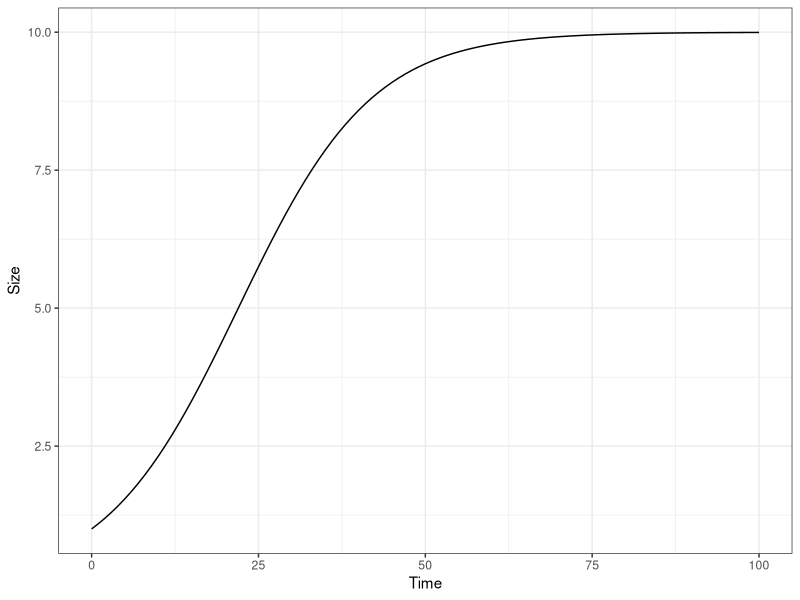

Generate this figure with R: (Note: this script raises an error after producing the figure.)
## ---- chunk 1
knitr::opts_chunk$set(echo = TRUE)
library(ggplot2)

## ---- chunk 2
sigmoid2 <- function(t,Po=Po,K=K,r=r){
  sig_val <- (K*Po*exp(r*t))/(K+Po*(exp(r*t)-1));
  return(sig_val);
}

Po <- 1;
K <- 10;
r <- 0.1;

ggplot(data = data.frame(t=c(0,100)),aes(x=t)) + stat_function(fun = sigmoid2, args = list(Po,K,r)) + ylab("Size") + xlab("Time") + theme_bw()

# Provide edits in PDF 


## ---- chunk 3
knitr::include_graphics("Conceptual_Fig.png")

## ---- chunk 4
log_sigmoid <- function(t,delta=delta,Po=Po,K=K,r=r){
  log_val <- r + (1/delta)*log((K+Po*(exp(r*t)-1))/(K+Po*(exp(r*(t+delta))-1)));
  return(log_val);
}

sigmoid <- function(t,delta,Po=Po,K=K,r=r){
  sig_val <- (1/delta)*(((K*Po*exp(r*(t+delta)))/(K+Po*(exp(r*(t+delta))-1))) - ((K*Po*exp(r*t))/(K+Po*(exp(r*t)-1))));
  return(sig_val);
}

#log(9) - log(7)

Po <- 1;
K <- 10;
r <- 0.1;
delta <- 5 

#log_sigmoid_error(50,Po,K,r,delta)

ggplot(data = data.frame(t=c(0,100)),aes(x=t)) + stat_function(fun = log_sigmoid, args = list(delta,Po,K,r), color = "red") + stat_function(fun = sigmoid, args = list(delta,Po,K,r)) + ylab("Growth Measure") + xlab("Time") 

## ---- chunk 5

RGR_log <- function(t,delta=delta,Po=Po,K=K,r=r){
  log_val <- r + (1/delta)*log((K+Po*(exp(r*t)-1))/(K+Po*(exp(r*(t+delta))-1)));
  return(log_val);
}

RGR_sigmoid <- function(t,Po=Po,K=K,r=r){
  RGR <- (r*exp(-r*t)*(K-Po))/(Po + exp(-r*t)*(K-Po))
  return(RGR); 
}

RGR_lin <- function(t,delta=delta,Po=Po,K=K,r=r){
  line_slope <- (((K*Po*exp(r*(t+delta)))/(K+Po*(exp(r*(t+delta)))-1)) - ((K*Po*exp(r*t))/(K+Po*(exp(r*t)-1))))/(delta);
  #line_function <- (K*Po*exp(r*t1))/(K+Po*(exp(r*t1)-1)) + 
  #line_slope*(t-t1);
  return(line_slope/((K*Po*exp(r*t))/(K+Po*(exp(r*t)-1))));
}

#log(9) - log(7)

Po <- 1;
K <- 10;
r <- 0.1;
delta <- 5

#log_sigmoid_error(50,Po,K,r,delta)

ggplot(data = data.frame(t=c(0,100)),aes(x=t)) + stat_function(fun = RGR_log, args = list(delta,Po,K,r), color = "red") + stat_function(fun = RGR_lin, args = list(delta,Po,K,r), color = "blue") +
  stat_function(fun = RGR_sigmoid, args = list(Po,K,r)) + ylab("RGR (compared)") + xlab("Time") 

## ---- chunk 6
log_sigmoid <- function(t,Po=Po,K=K,r=r){
  log_val <- r + (1/t)*log(K/(K+Po*(exp(r*t)-1)));
  return(log_val);
}


sigmoid <- function(t,Po=Po,K=K,r=r){
  sig_val <- ((K*Po*exp(r*t))/(K+Po*(exp(r*t)-1)) - Po)/t;
  return(sig_val);
}

Po <- 1;
K <- 10;
r <- 0.1;
#log_sigmoid(Po,K,r,t=1)

ggplot(data = data.frame(t=c(0,100)),aes(x=t)) + stat_function(fun = log_sigmoid, args = list(Po,K,r)) + theme_bw()

## ---- chunk 7
t2 <- 14
t1 <- 2

sigmoid2 <- function(t,Po=Po,K=K,r=r){
  sig_val <- (K*Po*exp(r*t))/(K+Po*(exp(r*t)-1));
  return(sig_val);
}

sigmoid_lin_approx <- function(t,t1,t2,Po=Po,K=K,r=r){
  line_slope <- ((K*Po*exp(r*t2))/(K+Po*(exp(r*t2)-1)) - (K*Po*exp(r*t1))/(K+Po*(exp(r*t1)-1)))/(t2-t1);
  line_function <- (K*Po*exp(r*t1))/(K+Po*(exp(r*t1)-1)) + 
  line_slope*(t-t1);
  return(line_function);
}

sigmoid_exp_approx <- function(t,t1,t2,Po=Po,K=K,r=r){
  r_est <- (log(((K*Po*exp(r*t2))/(K+Po*(exp(r*t2)-1)))) - log((K*Po*exp(r*t1))/(K+Po*(exp(r*t1)-1))))/(t2-t1);
  exp_function <- ((K*Po*exp(r*t1))/(K+Po*(exp(r*t1)-1)))*exp(r_est*(t-t1));
  return(exp_function);
}


ggplot(data = data.frame(t=c(0,50)),aes(x=t)) + stat_function(fun = sigmoid2, args = list(Po,K,r)) + stat_function(fun = sigmoid_exp_approx, args = list(t1,t2,Po,K,r), color = "red") +
  stat_function(fun = sigmoid_lin_approx, args = list(t1,t2,Po,K,r),color = "green") +
  theme_bw() + scale_y_continuous(limits = c(0,15))

## ---- chunk 8



t2 <- 25
t1 <- 12


ggplot(data = data.frame(t=c(0,50)),aes(x=t)) + stat_function(fun = sigmoid2, args = list(Po,K,r)) + stat_function(fun = sigmoid_exp_approx, args = list(t1,t2,Po,K,r), color = "red") +
  stat_function(fun = sigmoid_lin_approx, args = list(t1,t2,Po,K,r),color = "green") +
  theme_bw() + scale_y_continuous(limits = c(0,15))




## ---- chunk 9

t2 <- 45
t1 <- 30 


ggplot(data = data.frame(t=c(0,50)),aes(x=t)) + stat_function(fun = sigmoid2, args = list(Po,K,r)) + stat_function(fun = sigmoid_exp_approx, args = list(t1,t2,Po,K,r), color = "red") +
  stat_function(fun = sigmoid_lin_approx, args = list(t1,t2,Po,K,r),color = "green") +
  theme_bw() + scale_y_continuous(limits = c(0,15))



## ---- chunk 10

master_func <- function(t,delta,Po=Po,K=K,r=r){
  log_mu_val_1 <- log((K*Po*exp(r*(t*delta)))/(K+Po*(exp(r*(t*delta))-1)));
  log_mu_val_2 <- log((K*Po*exp(r*((t*delta)+delta)))/(K+Po*(exp(r*((t*delta)+delta))-1)));
  cv_val_1 <- 0.2
 cv_val_2 <- 0.2
 
mu_log_diff <- (log_mu_val_2 - log_mu_val_1 - (1/sqrt(2))*(cv_val_1)^2 + (1/sqrt(2))*cv_val_2^2)/delta;


var_log_diff <- ((cv_val_1^2) + (cv_val_2^2))/delta^2;

cv_log_diff <- sqrt(var_log_diff)/mu_log_diff; 
return(cv_log_diff/cv_val_1);
}

#master_func2 <- n; 
# log_mu_val_1 <- log((K*Po*exp(r*(t*delta)))/(K+Po*(exp(r*(t*delta))-1)));
#  log_mu_val_2 <- log((K*Po*exp(r*((t*delta)+delta)))/(K+Po*(exp(r*((t*delta)+delta))-1)));
#  cv_val_1 <- 0.2
# cv_val_2 <- 0.2
#mu_1 <- exp(log_mu_val_1); 
#sd_1 <- mu_1*cv_val_1;
#mu_2 <- exp(log_mu_val_2);
#sd_2 <- mu_2*cv_val_2; 


ggplot(data = data.frame(t=c(0,50/delta)),aes(x=t)) + stat_function(fun = master_func, args = list(delta,Po,K,r)) + geom_hline(aes(yintercept = 1),color = "red", linetype = "dashed") + theme_bw() + ylab("Dimensionless CV") + xlab("Dimensionless Time")

## ---- chunk 11
r2 <- r*10 
K2 <- K*5
delta <- 5

ggplot(data = data.frame(t=c(0,50/delta)),aes(x=t)) + stat_function(fun = master_func, args = list(delta,Po,K=K2,r=r2)) + geom_hline(aes(yintercept = 1),color = "red", linetype = "dashed") + theme_bw() + scale_x_continuous(limits = c(0,2)) + ylab("Dimensionless CV") + xlab("Dimensionless time")


